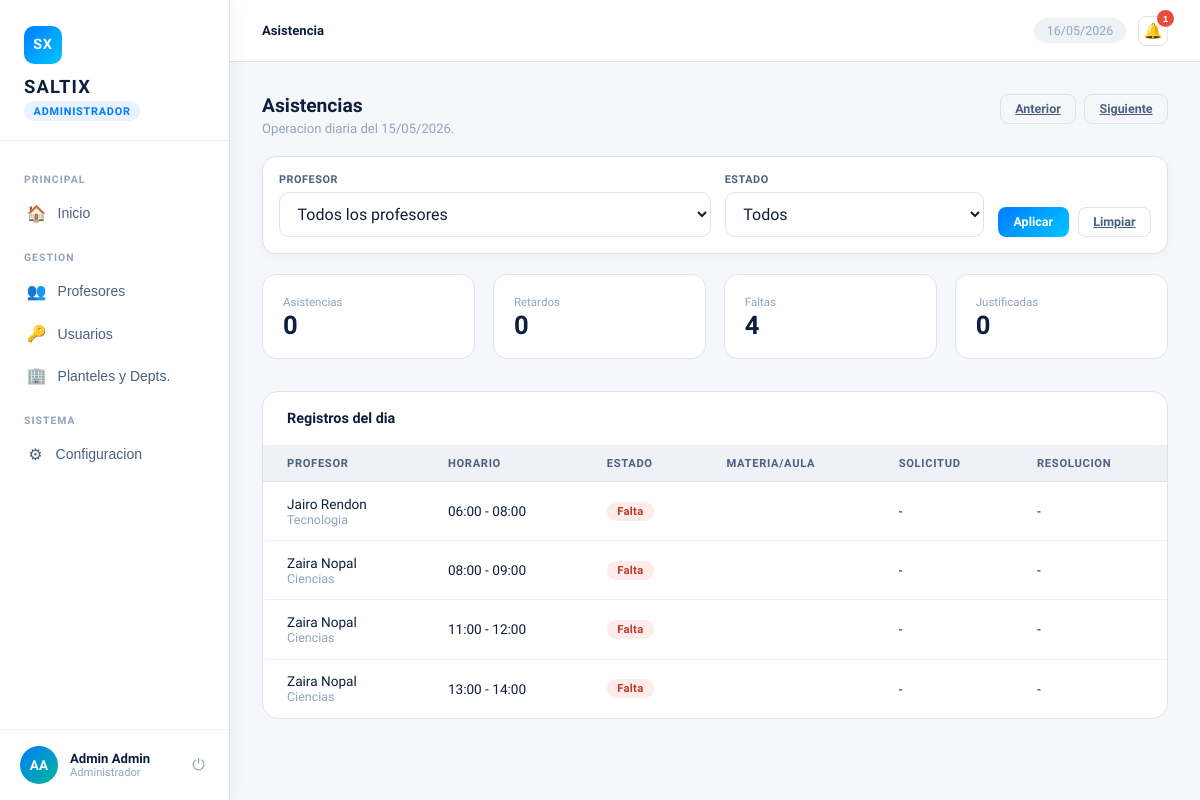
Page /jefatura/?page=asistencia&fecha=2026-05-15 (signed in) on the earlier database version.
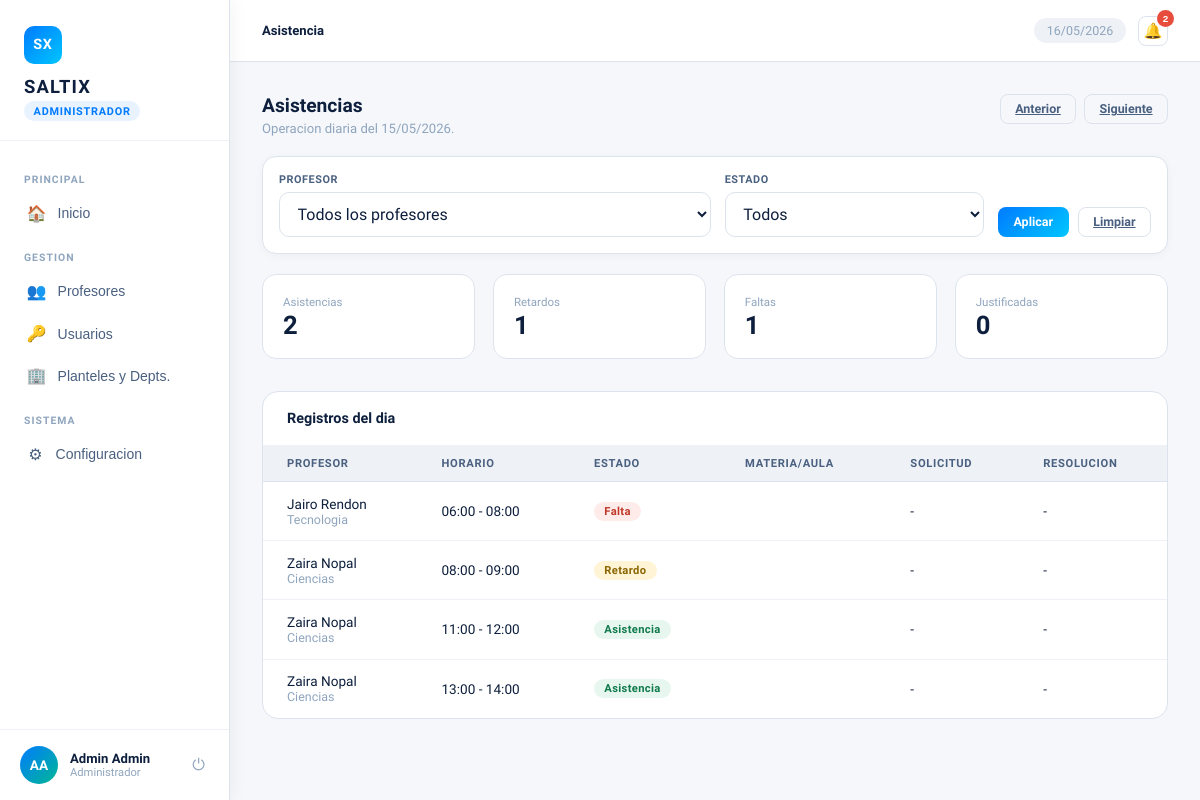
Same page on the later database version.
### Asistencias/models.py (models this page shows, shortened)
class Asistencia(models.Model):
    TIPO_REGISTRO = [
        ("RELOJ", "Reloj"),
        ("MANUAL", "Manual"),
        ("COMPENSATORIA", "Compensatoria"),
    ]
    ESTADOS = [
        ("ASISTENCIA", "Asistencia"),
        ("RETARDO", "Retardo"),
        ("FALTA", "Falta"),
        ("JUSTIFICADA", "Justificada"),
        ("COMPENSATORIA", "Compensatoria"),
    ]
    profesor = models.ForeignKey("Profesores.Profesor", on_delete=models.PROTECT)
    fecha = models.DateField()
    hora_entrada = models.TimeField()
    hora_salida = models.TimeField(null=True, blank=True)
    estado = models.CharField(max_length=25, choices=ESTADOS)
    justificada = models.BooleanField(default=False)
    observaciones = models.TextField(max_length=1000, blank=True, null=True)
    horario = models.ForeignKey("Profesores.Horario", on_delete=models.PROTECT)
    tolerancia_minutos = models.PositiveSmallIntegerField(default=0)
    tipo_registro = models.CharField(max_length=15, choices=TIPO_REGISTRO, default="RELOJ")
    creado_por = models.ForeignKey("users.Usuario", on_delete=models.PROTECT, null=True, blank=True)
    cancelada_institucional = models.BooleanField(default=False)
    fecha_registro = models.DateTimeField(auto_now_add=True)
    bitacora = models.ForeignKey("core.BitacoraAuditoria", on_delete=models.SET_NULL, null=True, blank=True)

### Profesores/models.py (models this page shows, shortened)
class Profesor(models.Model):
    ESTADOS = [
        ("ACTIVO", "Activo"),
        ("SUSPENDIDO", "Suspendido"),
        ("BAJA_TEMPORAL", "Baja temporal"),
        ("BAJA_DEFINITIVA", "Baja definitiva"),
    ]
    usuario = models.OneToOneField("users.Usuario", on_delete=models.CASCADE)
    rfc = models.CharField(max_length=13, unique=True)
    curp = models.CharField(max_length=18, unique=True)
    telefono = models.CharField(max_length=10)
    direccion = models.TextField(max_length=100)
    fecha_ingreso = models.DateField()
    estado_laboral = models.CharField(max_length=20, choices=ESTADOS, default="ACTIVO")
    costo_por_hora = models.DecimalField(max_digits=12, decimal_places=4)
    tipo_contrato = models.CharField(max_length=25)
    departamento = models.ForeignKey("users.Departamento", on_delete=models.PROTECT, related_name="profesores")
    plantel = models.ForeignKey("core.Plantel", on_delete=models.PROTECT, related_name="profesores")
    class Meta:
        indexes = [
            models.Index(fields=["estado_laboral"]),
            models.Index(fields=["fecha_ingreso"]),
        ]

class Horario(models.Model):
    DIAS = [
        ("LUN", "Lunes"),
        ("MAR", "Martes"),
        ("MIE", "Miercoles"),
        ("JUE", "Jueves"),
        ("VIE", "Viernes"),
        ("SAB", "Sabado"),
    ]
    profesor = models.ForeignKey("Profesor", on_delete=models.CASCADE)
    dia_semana = models.CharField(max_length=3, choices=DIAS)
    hora_inicio = models.TimeField()
    hora_fin = models.TimeField()
    aula = models.CharField(max_length=10)
    es_hora_clase = models.BooleanField(default=True) # Indica si esta hora es una clase programada o una hora de disponibilidad general. Se paga o no
    activo = models.BooleanField(default=True)
    class Meta:
        constraints = [
            models.UniqueConstraint(
                fields=["profesor", "dia_semana", "hora_inicio", "hora_fin"],
                name="unique_horario_profesor_bloque",
            ),
        ]
        indexes = [
            models.Index(fields=["profesor", "dia_semana", "activo"]),
            models.Index(fields=["profesor", "es_hora_clase", "activo"]),
            models.Index(fields=["dia_semana", "es_hora_clase", "activo"]),
        ]

### users/models.py (models this page shows, shortened)
class Usuario(AbstractBaseUser, PermissionsMixin):
    email = models.EmailField(max_length=254, unique=True)
    nombre = models.CharField(max_length=50, blank=False, null=False)
    apellido = models.CharField(max_length=50, blank=False, null=False)
    is_active = models.BooleanField(default=True)
    is_staff = models.BooleanField(default=False)
    date_joined = models.DateTimeField(default=timezone.now)
    last_login = models.DateTimeField(null=True, blank=True)
    rol_id = models.ForeignKey('Rol', on_delete=models.PROTECT, null=True, blank=True, related_name='users')
    objects = UsuarioManager()
    USERNAME_FIELD = "email"
    REQUIRED_FIELDS = ["nombre", "apellido"]
    def get_full_name(self):
        return f"{self.nombre} {self.apellido}"

class Departamento(models.Model):
    nombre = models.CharField(max_length=40)
    descripcion = models.CharField(max_length=1000)
    jefe = models.ForeignKey("Usuario", on_delete=models.PROTECT)
    plantel = models.ForeignKey("core.Plantel", on_delete=models.PROTECT)
    activo = models.BooleanField(default=True)

### jefatura/views.py (the view)
# urls.py: path("", views.dashboard, name="contabilidad_dashboard"),
@requiere_rol("jefatura", "administrador")
def dashboard(request):
    hoy = timezone.localdate()
    fecha_dia = parse_date(request.GET.get("fecha"), hoy)
    dia_anterior = fecha_dia - timedelta(days=1)
    dia_siguiente = fecha_dia + timedelta(days=1)
    inicio_mes = fecha_dia.replace(day=1)
    fin_mes = fecha_dia
    departamentos = list(departamentos_jefe(request.user))
    profesores_qs = filtrar_profesores(profesores_base(request.user), request.GET)
    profesores = list(profesores_qs)
    asistencias_dia = asistencias_scope(request.user).filter(fecha=fecha_dia)
    if request.GET.get("asistencia_profesor"):
        asistencias_dia = asistencias_dia.filter(profesor_id=request.GET["asistencia_profesor"])
    if request.GET.get("asistencia_estado"):
        estado = request.GET["asistencia_estado"]
        asistencias_dia = asistencias_dia.filter(cancelada_institucional=True) if estado == "CANCELADA" else asistencias_dia.filter(estado=estado)
    incidencias = incidencias_scope(request.user).order_by("-fecha_solicitud", "-id")
    incidencias_pendientes = incidencias.filter(estado="PENDIENTE")
    transferencias = (
        SolicitudTransferencia.objects
        .select_related("profesor", "profesor__usuario", "departamento_origen", "departamento_destino", "plantel_origen", "plantel_destino", "solicitante", "responsable")
        .filter(Q(departamento_origen__in=departamentos) | Q(departamento_destino__in=departamentos))
        .distinct()
        .order_by("-fecha_solicitud", "-id")
    )
    transferencias_recibidas = transferencias.filter(departamento_destino__in=departamentos)
    transferencias_realizadas = transferencias.filter(departamento_origen__in=departamentos)
    profesores_transferibles = (
        profesores_qs
        .exclude(solicitudes_transferencia__estado="PENDIENTE")
        .distinct()
    )
    context = {
        "fecha_actual": hoy.strftime("%d/%m/%Y"),
        "fecha_dia": fecha_dia,
        "dia_anterior": dia_anterior,
        "dia_siguiente": dia_siguiente,
        "departamentos": departamentos,
        "departamentos_destino_transferencia": list(departamentos_destino_transferencia(request.user)),
        "profesores": profesores,
        "profesores_transferibles": list(profesores_transferibles),
        "equipo_rows": [profesor_row(p, inicio_mes, fin_mes) for p in profesores],
        "asistencias_dia": asistencias_dia.prefetch_related("incidencias").order_by("profesor__usuario__nombre", "horario__hora_inicio"),
        "asistencia_stats_dia": asistencia_stats(asistencias_dia),
        "incidencias": incidencias[:40],
        "incidencias_pendientes": incidencias_pendientes,
        "solicitudes_pendientes_total": incidencias_pendientes.count() + transferencias.filter(estado="PENDIENTE").count(),
        "transferencias_recibidas": transferencias_recibidas[:30],
        "transferencias_realizadas": transferencias_realizadas[:30],
        "transferencias_historial": transferencias.exclude(estado="PENDIENTE")[:30],
        "reportes": REPORTES,
        "estados_profesor": Profesor.ESTADOS,
        "dias_horario": Horario.DIAS,
        "ok": request.GET.get("ok"),
        "error": request.GET.get("error"),
        "initial_page": request.GET.get("page", "equipo"),
    }
    return render(request, "jefatura/dashboard.html", context)

### Contabilidad/utils.py (called while the page is built)
def horas_de_clase(horario):
    inicio = datetime.combine(date.today(), horario.hora_inicio)
    fin = datetime.combine(date.today(), horario.hora_fin)
    return Decimal(str(max((fin - inicio).total_seconds() / 3600, 0)))

### Notifications/context_processors.py (called while the page is built)
def notifications(request):
    user = getattr(request, "user", None)
    if not user or not user.is_authenticated:
        return {}
    qs = Notificacion.objects.filter(usuario=user, archivada=False)
    return {
        "notification_unread_count": qs.filter(leida=False).count(),
        "notification_latest": qs.order_by("-creada_en")[:5],
    }

### jefatura/utils.py (called while the page is built)
def parse_date(value, default=None):
    try:
        return datetime.strptime(value, "%Y-%m-%d").date()
    except (TypeError, ValueError):
        return default

def rol_usuario(user):
    rol = getattr(getattr(user, "rol_id", None), "nombre", "") or ""
    return rol.lower()

def departamentos_jefe(user):
    if rol_usuario(user) in {"administrador", "admin"}:
        return Departamento.objects.select_related("plantel").filter(activo=True)
    return Departamento.objects.select_related("plantel").filter(jefe=user, activo=True)

### jefatura/templates/jefatura/dashboard.html (shortened to what the changed rows need)
{% extends "core/layout.html" %}
{% load static %}
{% block page_css %}
<link rel="stylesheet" href="{% static 'css/dashboard_base.css' %}">
<link rel="stylesheet" href="{% static 'css/dashboard_shared.css' %}">
<link rel="stylesheet" href="{% static 'css/dashboard_jefatura.css' %}">
{% endblock %}
{% block topbar %}
<header class="topbar">
  <div class="topbar-actions">
    {% include "Notifications/partials/bell.html" %}
  </div>
</header>
{% endblock %}
{% block content %}
<div class="page" id="page-asistencia">
  <div class="section-head">
    <div>
      <h2>Asistencias</h2>
    </div>
  </div>
  <div class="cards-grid">
    <div class="card"><div class="card-label">Asistencias</div><div class="card-value">{{ asistencia_stats_dia.asistencias }}</div></div>
    <div class="card"><div class="card-label">Retardos</div><div class="card-value">{{ asistencia_stats_dia.retardos }}</div></div>
    <div class="card"><div class="card-label">Faltas</div><div class="card-value">{{ asistencia_stats_dia.faltas }}</div></div>
  </div>
  <div class="table-wrap">
    <table>
      <thead><tr><th>Profesor</th><th>Horario</th><th>Estado</th><th>Materia/Aula</th><th>Solicitud</th><th>Resolucion</th></tr></thead>
      <tbody>
        {% for asistencia in asistencias_dia %}
          <tr>
            <td>{{ asistencia.profesor.usuario.get_full_name }}<div class="table-subtitle">{{ asistencia.profesor.departamento.nombre }}</div></td>
            <td>{{ asistencia.horario.hora_inicio|time:"H:i" }} - {{ asistencia.horario.hora_fin|time:"H:i" }}</td>
            <td><span class="pill {% if asistencia.cancelada_institucional %}pill-gray{% elif asistencia.estado == 'FALTA' %}pill-red{% elif asistencia.estado == 'RETARDO' %}pill-yellow{% elif asistencia.estado == 'JUSTIFICADA' %}pill-blue{% else %}pill-green{% endif %}">{% if asistencia.cancelada_institucional %}Cancelada{% else %}{{ asistencia.get_estado_display }}{% endif %}</span></td>
            <td>{{ asistencia.horario.aula }}</td>
            <td>
              {% for incidencia in asistencia.incidencias.all %}
                {{ incidencia.get_estado_display }}<div class="table-subtitle">{{ incidencia.fecha_solicitud|date:"d/m/Y H:i" }}</div>
              {% empty %}-{% endfor %}
            </td>
            <td>
              {% for incidencia in asistencia.incidencias.all %}
                {% if incidencia.aprobador %}{{ incidencia.aprobador.get_full_name }}{% else %}-{% endif %}
                {% if incidencia.fecha_de_resolucion %}<div class="table-subtitle">{{ incidencia.fecha_de_resolucion|date:"d/m/Y H:i" }}</div>{% endif %}
              {% empty %}-{% endfor %}
            </td>
          </tr>
        {% empty %}
          <tr><td colspan="6">Sin registros para este dia.</td></tr>
        {% endfor %}
      </tbody>
    </table>
  </div>
</div>
{% endblock %}

Differences in the rows shown:
changed Asistencia: estado "Falta" → "Retardo"
changed Asistencia (number 3 of 4 on the later page): estado "Falta" → "Asistencia"
changed Asistencia (number 4 of 4 on the later page): estado "Falta" → "Asistencia"
Other differences:
{{ notification_unread_count }}: "1" → "2"
{{ asistencia_stats_dia.asistencias }}: "0" → "2"
{{ asistencia_stats_dia.retardos }}: "0" → "1"
{{ asistencia_stats_dia.faltas }}: "4" → "1"
